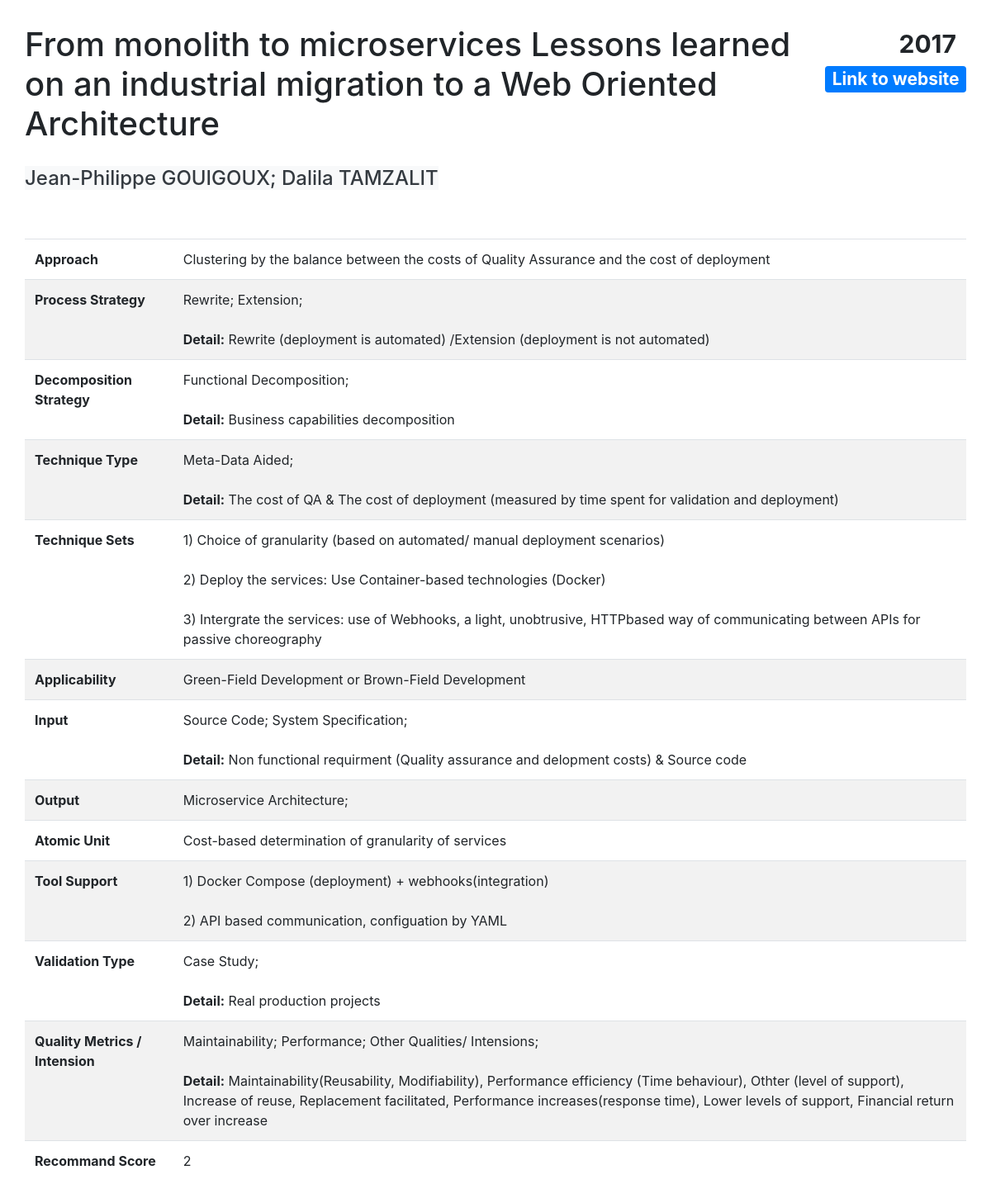
/result.php?id=1, run on the app's committed database.
### tables this page shows
CREATE TABLE `contribution` (
  `id` int(11) NOT NULL,
  `Title` varchar(150) NOT NULL DEFAULT 'Title',
  `Year` year(4) NOT NULL DEFAULT 2000,
  `Authors` tinytext NOT NULL,
  `Link` varchar(250) NOT NULL DEFAULT 'Empty Link',
  `Approach` text NOT NULL,
  `Process_Rewrite` tinyint(4) NOT NULL DEFAULT 0 COMMENT 'Process Strategy',
  `Process_Extension` tinyint(4) NOT NULL DEFAULT 0 COMMENT 'Process Strategy',
  `Process_StranglerPattern` tinyint(4) NOT NULL DEFAULT 0 COMMENT 'Process Strategy',
  `Process_ContinuousEvolution` tinyint(4) NOT NULL DEFAULT 0 COMMENT 'Process Strategy',
  `Process_Split` tinyint(4) NOT NULL DEFAULT 0 COMMENT 'Process Strategy',
  `Process_Others` tinyint(4) NOT NULL DEFAULT 0 COMMENT 'Process Strategy',
  `ProcessDetail` mediumtext DEFAULT NULL,
  `Decomposition_DDD` tinyint(4) NOT NULL DEFAULT 0 COMMENT 'Decomposition Strategy',
  `Decomposition_FunctionalDecomposition` tinyint(4) NOT NULL DEFAULT 0 COMMENT 'Decomposition Strategy',
  `Decomposition_ExistingStructure` tinyint(4) NOT NULL DEFAULT 0 COMMENT 'Decomposition Strategy',
  `Decomposition_Others` tinyint(4) NOT NULL DEFAULT 0 COMMENT 'Decomposition Strategy',
  `DecompositionDetail` tinytext DEFAULT NULL,
  `TechniqueSet` mediumtext NOT NULL,
  `Technique_SCA` tinyint(4) NOT NULL DEFAULT 0 COMMENT 'Technique Type',
  `Technique_MDA` tinyint(4) NOT NULL DEFAULT 0 COMMENT 'Technique Type',
  `Technique_WDA` tinyint(4) NOT NULL DEFAULT 0 COMMENT 'Technique Type',
  `Technique_DMC` tinyint(4) NOT NULL DEFAULT 0 COMMENT 'Technique Type',
  `Technique_Others` tinyint(4) NOT NULL DEFAULT 0 COMMENT 'Technique Type',
  `TechniqueTypeDetail` mediumtext DEFAULT NULL,
  `Applicability` enum('MO','GR','GRMO') NOT NULL DEFAULT 'MO',
  `AtomicUnit` tinytext DEFAULT NULL,
  `Input_SourceCode` tinyint(4) NOT NULL DEFAULT 0 COMMENT 'Input Choice',
  `Input_UseCase` tinyint(4) NOT NULL DEFAULT 0 COMMENT 'Input Choice',
  `Input_SystemSpecification` tinyint(4) NOT NULL DEFAULT 0 COMMENT 'Input Choice',
  `Input_API` tinyint(4) NOT NULL DEFAULT 0 COMMENT 'Input Choice',
  `Input_Others` tinyint(4) NOT NULL DEFAULT 0 COMMENT 'Input Choice',
  `InputDetail` tinytext DEFAULT NULL,
  `Output_List` tinyint(4) NOT NULL DEFAULT 0 COMMENT 'Output Choice',
  `Output_Archi` tinyint(4) NOT NULL DEFAULT 0 COMMENT 'Output Choice',
  `Output_Others` tinyint(4) NOT NULL DEFAULT 0 COMMENT 'Output Choice',
  `OutputDetail` tinytext DEFAULT NULL,
  `Tool` mediumtext DEFAULT NULL,
  `Validation_Experiment` tinyint(4) NOT NULL DEFAULT 0 COMMENT 'Validation Type',
  `Validation_Example` tinyint(4) NOT NULL DEFAULT 0 COMMENT 'Validation Type',
  `Validation_CaseStudy` tinyint(4) NOT NULL DEFAULT 0 COMMENT 'Validation Type',
  `Validation_NoValidation` tinyint(4) NOT NULL DEFAULT 0 COMMENT 'Validation Type',
  `ValidationTypeDetail` mediumtext DEFAULT NULL,
  `ValidationMetrics` mediumtext DEFAULT NULL,
  `Quality_Maintainability` tinyint(4) NOT NULL DEFAULT 0 COMMENT 'Quality',
  `Quality_Security` tinyint(4) NOT NULL DEFAULT 0 COMMENT 'Quality',
  `Quality_Performance` tinyint(4) NOT NULL DEFAULT 0 COMMENT 'Quality',
  `Quality_Reliability` tinyint(4) NOT NULL DEFAULT 0 COMMENT 'Quality',
  `Quality_Scalability` tinyint(4) DEFAULT 0 COMMENT 'Quality',
  `Quality_Others` tinyint(4) NOT NULL DEFAULT 0 COMMENT 'Quality',
  `QualityDetail` mediumtext DEFAULT NULL,
  `Score` float NOT NULL DEFAULT 1
);

### result.php (the view, shortened to what this page needs)
<!DOCTYPE html>
<html lang="en">
<head>
    <link rel="stylesheet" href="https://maxcdn.bootstrapcdn.com/bootstrap/4.5.0/css/bootstrap.min.css">
    <link rel="stylesheet" type="text/css" href="css/style.css">
</head>
<?php
include('functions.php');
$servername = "localhost";
$username = "user";
$password = "";
$dbname = "migration";
$conn = new mysqli($servername, $username, $password, $dbname);
$sql = "SELECT * FROM contribution WHERE id=" . $_GET['id'];
$result = $conn->query($sql);
if ($result->num_rows > 0) {
    $row = $result->fetch_assoc();
} else {
    echo "<h1>Error: fail to find detailed page from database</h1>";
}
?>
<body>
    <div class="container-fluid" style="padding:30px">
        <div class="row">
            <div class="col-md-10">
                <div class="page-header">
                    <h1 id="Title" name="Title">
                        <?php
                        echo nl2br($row["Title"]); ?>
                    </h1>
                </div>
            </div>
            <div class="col-md-2">
                <div class="row">
                    <div class="col-md-12">
                        <h1>
                            <span class="badge badge-default float-right" id="Year" name="Year">
                                <?php
                                echo $row["Year"]; ?>
                            </span>
                        </h1>
                    </div>
                </div>
                <div class="row" style="margin-top:5px">
                    <div class="col-md-12">
                        <h3><a href="<?php
                                        echo $row["Link"]; ?>" class="badge badge-primary float-right" id="Link" name="Link" target="_blank">Link to website</a></h3>
                    </div>
                </div>
            </div>
        </div>
        <div class="row" style="margin-top:20px">
            <div class="col-md-12">
                <h4><span class="bg-light text-dark" id="Author" name="Author">
                        <?php
                        echo $row["Authors"]; ?></span></h4>
            </div>
        </div>
        <div class="row" style="margin-top:50px">
            <div class="col-md-12">
                <table class="table">
                    <tbody>
                        <tr class="table">
                            <td>
                                <b>Approach</b>
                            </td>
                            <td id="DetailApproach" name="DetailApproach">
                                <?php
                                echo $row["Approach"]; ?>
                            </td>
                        </tr>
                        <tr class="table">
                            <td>
                                <b>Process Strategy</b>
                            </td>
                            <td id="DetailProcessStrategy" name="DetailProcessStrategy">
                                <?php
                                showProcess($row);
                                ?>
                            </td>
                        </tr>
                        <trclass="table">
                            <td>
                                <b>Decomposition Strategy</b>
                            </td>
                            <td id="DetailDecompositionStrategy" name="DetailDecompositionStrategy">
                                <?php
                                showDecomposition($row);
                                ?>
                            </td>
                            <tr class="table">
                                <td>
                                    <b>Technique Type</b>
                                </td>
                                <td id="DetailTechniqueType" name="DetailTechniqueType">
                                    <?php
                                    showTechniqueType($row);
                                    ?>
                                </td>
                            </tr>
                            <tr class="table">
                                <td>
                                    <b>Technique Sets</b>
                                </td>
                                <td id="DetailTechniqueSets" name="DetailTechniqueSets">
                                    <?php
                                    echo nl2br($row["TechniqueSet"]); ?>
                                </td>
                            </tr>
                            <tr class="table">
                                <td>
                                    <b>Applicability</b>
                                </td>
                                <td id="DetailApplicability" name="DetailApplicability">
                                    <?php
                                    showApplicability($row); ?>
                                </td>
                            </tr>
                            <tr class="table">
                                <td>
                                    <b> Input</b>
                                </td>
                                <td id="DetailInput" name="DetailInput">
                                    <?php
                                    showInput($row);
                                    ?>
                                </td>
                            </tr>
                            <tr class="table">
                                <td>
                                    <b>Output</b>
                                </td>
                                <td id="DetailOutput" name="DetailOutput">
                                </td>
                            </tr>
                            <tr class="table">
                                <td>
                                    <b>Atomic Unit</b>
                                </td>
                                <td id="DetailAtomic" name="DetailAtomic">
                                    <?php
                                    echo nl2br($row["AtomicUnit"]); ?>
                                </td>
                            </tr>
                            <tr class="table">
                                <td>
                                    <b>Tool Support</b>
                                </td>
                                <td id="DetailToolSupport" name="DetailToolSupport">
                                    <?php
                                    echo nl2br($row["Tool"]); ?>
                                </td>
                            </tr>
                            <tr class="table">
                                <td>
                                    <b>Validation Type</b>
                                </td>
                                <td id="DetailValidationType" name="DetailValidationType">
                                    <?php
                                    showValidation($row); ?>
                                </td>
                            </tr>
                            <tr class="table">
                                <td>
                                    <b>Quality Metrics / Intension</b>
                                </td>
                                <td id="DetailQuality" name="DetailQuality">
                                    <?php
                                    showQuality($row); ?>
                                </td>
                            </tr>
                            <tr class="table">
                                <td>
                                    <b>Recommand Score</b>
                                </td>
                                <td id="Score" name="Score">
                                    <?php
                                    echo $row["Score"]; ?>
                                </td>
                            </tr>
                    </tbody>
                </table>
            </div>
        </div>
    </div>
</body>
</html>

### functions.php (shortened to what this page needs)
<?php
function showProcess($row)
{
    $data = "";
    if ($row["Process_Rewrite"] != 0) {
        $data = $data . "Rewrite; ";
    }
    if ($row["Process_Extension"] != 0) {
        $data = $data . "Extension; ";
    }
    if ($row["ProcessDetail"] != null && strcmp($row["ProcessDetail"], "") != 0) {
        $data = $data . "<br><br><b>Detail:</b> " . $row["ProcessDetail"];
    }
    echo nl2br($data);
}
function showDecomposition($row)
{
    $data = "";
    if ($row["Decomposition_FunctionalDecomposition"] != 0) {
        $data = $data . "Functional Decomposition; ";
    }
    if ($row["DecompositionDetail"] != null && strcmp($row["DecompositionDetail"], "") != 0) {
        $data = $data . "<br><br><b>Detail:</b> " . $row["DecompositionDetail"];
    }
    echo nl2br($data);
}
function showTechniqueType($row)
{
    $data = "";
    if ($row["Technique_MDA"] != 0) {
        $data = $data . "Meta-Data Aided; ";
    }
    if ($row["TechniqueTypeDetail"] != null && strcmp($row["TechniqueTypeDetail"], "") != 0) {
        $data = $data . "<br><br><b>Detail:</b> " . $row["TechniqueTypeDetail"];
    }
    echo nl2br($data);
}
function showApplicability($row)
{
    switch ($row["Applicability"]) {
        case "GRMO":
            echo "Green-Field Development or Brown-Field Development";
            break;
    }
}
function showInput($row)
{
    $data = "";
    if ($row["Input_SourceCode"] != 0) {
        $data = $data . "Source Code; ";
    }
    if ($row["Input_SystemSpecification"] != 0) {
        $data = $data . "System Specification; ";
    }
    if ($row["InputDetail"] != null && strcmp($row["InputDetail"], "") != 0) {
        $data = $data . "<br><br><b>Detail:</b> " . $row["InputDetail"];
    }
    echo nl2br($data);
}
function showOutput($row)
{
    $data = "";
    if ($row["Output_Archi"] != 0) {
        $data = $data . "Microservice Architecture; ";
    }
    echo nl2br($data);
}
function showValidation($row)
{
    $data = "";
    if ($row["Validation_CaseStudy"] != 0) {
        $data = $data . "Case Study; ";
    }
    if ($row["ValidationTypeDetail"] != null && strcmp($row["ValidationTypeDetail"], "") != 0) {
        $data = $data . "<br><br><b>Detail:</b> " . $row["ValidationTypeDetail"];
    }
    echo nl2br($data);
}
function showQuality($row)
{
    $data = "";
    if ($row["Quality_Maintainability"] != 0) {
        $data = $data . "Maintainability; ";
    }
    if ($row["Quality_Performance"] != 0) {
        $data = $data . "Performance; ";
    }
    if ($row["Quality_Others"] != 0) {
        $data = $data . "Other Qualities/ Intensions; ";
    }
    if ($row["QualityDetail"] != null && strcmp($row["QualityDetail"], "") != 0) {
        $data = $data . "<br><br><b>Detail:</b> " . $row["QualityDetail"];
    }
    echo nl2br($data);
}

### css/style.css (style rules this page uses)
tr:nth-child(even) { background-color: #f2f2f2 }

### data on the page
contribution: Title "From monolith to microservices Lessons learned on an industrial migration to a Web Oriented Architecture", Year "2017", Authors "Jean-Philippe GOUIGOUX; Dalila TAMZALIT", Approach "Clustering by the balance between the costs of Quality Assurance and the cost of deployment", ProcessDetail "Rewrite (deployment is automated) /Extension (deployment is not automated)", DecompositionDetail "Business capabilities decomposition", TechniqueTypeDetail "The cost of QA & The cost of deployment (measured by time spent for validation and deployment)", TechniqueSet "1) Choice of granularity (based on automated/ manual deployment scenarios) 2) Deploy the services: Use Container-based technologies (Docker) 3) Intergrate the services: use of Webhooks, a light, unobtrusive, HTTPbased way of communicating between APIs for passive choreography", InputDetail "Non functional requirment (Quality assurance and delopment costs) & Source code", AtomicUnit "Cost-based determination of granularity of services", Tool "1) Docker Compose (deployment) + webhooks(integration) 2) API based communication, configuation by YAML", ValidationTypeDetail "Real production projects", QualityDetail "Maintainability(Reusability, Modifiability), Performance efficiency (Time behaviour), Othter (level of support), Increase of reuse, Replacement facilitated, Performance increases(response time), Lower levels of support, Financial return over increase", Score "2"

### other printed values
$data "Rewrite; Extension;"
$data "Functional Decomposition;"
$data "Meta-Data Aided;"
$data "Source Code; System Specification;"
$data "Microservice Architecture;"
$data "Case Study;"
$data "Maintainability; Performance; Other Qualities/ Intensions;"
